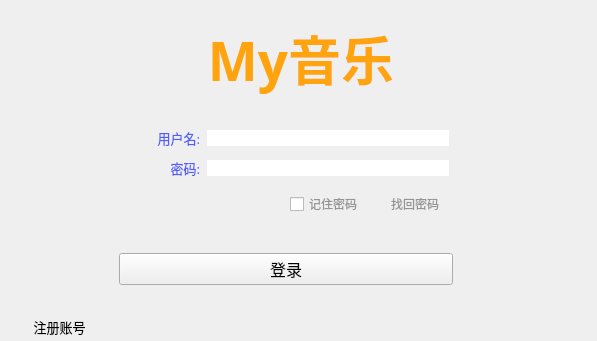
<?xml version="1.0" encoding="UTF-8"?>
<ui version="4.0">
 <class>Login</class>
 <widget class="QWidget" name="Login">
  <property name="geometry">
   <rect>
    <x>0</x>
    <y>0</y>
    <width>597</width>
    <height>341</height>
   </rect>
  </property>
  <property name="windowTitle">
   <string>登录</string>
  </property>
  <property name="windowIcon">
   <iconset resource="../Pic/res.qrc">
    <normaloff>:/favicon.ico</normaloff>:/favicon.ico</iconset>
  </property>
  <property name="styleSheet">
   <string notr="true">#LoGinWindow{
background-color: qlineargradient(spread:pad, x1:0.487, y1:0.0113636, x2:0.483, y2:0.988636, stop:0 rgba(156, 206, 252, 255), stop:0.358209 rgba(159, 240, 253, 255), stop:0.681592 rgba(184, 246, 254, 255), stop:1 rgba(255, 255, 255, 255));
}</string>
  </property>
  <layout class="QHBoxLayout" name="horizontalLayout" stretch="2,7,1">
   <property name="spacing">
    <number>0</number>
   </property>
   <property name="leftMargin">
    <number>0</number>
   </property>
   <property name="topMargin">
    <number>0</number>
   </property>
   <property name="rightMargin">
    <number>0</number>
   </property>
   <property name="bottomMargin">
    <number>0</number>
   </property>
   <item>
    <widget class="QWidget" name="widget_3" native="true">
     <layout class="QVBoxLayout" name="verticalLayout_2">
      <property name="spacing">
       <number>0</number>
      </property>
      <property name="leftMargin">
       <number>0</number>
      </property>
      <property name="topMargin">
       <number>0</number>
      </property>
      <property name="rightMargin">
       <number>0</number>
      </property>
      <property name="bottomMargin">
       <number>0</number>
      </property>
      <item>
       <spacer name="verticalSpacer">
        <property name="orientation">
         <enum>Qt::Vertical</enum>
        </property>
        <property name="sizeHint" stdset="0">
         <size>
          <width>20</width>
          <height>306</height>
         </size>
        </property>
       </spacer>
      </item>
      <item>
       <widget class="QPushButton" name="registerBtn">
        <property name="font">
         <font>
          <family>微软雅黑</family>
          <pointsize>10</pointsize>
         </font>
        </property>
        <property name="styleSheet">
         <string notr="true">QPushButton {
	color: &quot;slategrey&quot;;
	background-color: &quot;transparent&quot;;
}
QPushButton:hover{color: #0ff;}</string>
        </property>
        <property name="text">
         <string>注册账号</string>
        </property>
        <property name="default">
         <bool>false</bool>
        </property>
        <property name="flat">
         <bool>true</bool>
        </property>
       </widget>
      </item>
     </layout>
    </widget>
   </item>
   <item>
    <widget class="QWidget" name="widget_2" native="true">
     <layout class="QVBoxLayout" name="verticalLayout" stretch="4,2,0,3,1">
      <property name="spacing">
       <number>10</number>
      </property>
      <property name="leftMargin">
       <number>0</number>
      </property>
      <property name="topMargin">
       <number>0</number>
      </property>
      <property name="rightMargin">
       <number>0</number>
      </property>
      <property name="bottomMargin">
       <number>0</number>
      </property>
      <item>
       <widget class="QWidget" name="widget_5" native="true">
        <layout class="QHBoxLayout" name="horizontalLayout_3" stretch="6,2">
         <property name="spacing">
          <number>0</number>
         </property>
         <property name="leftMargin">
          <number>0</number>
         </property>
         <property name="topMargin">
          <number>0</number>
         </property>
         <property name="rightMargin">
          <number>0</number>
         </property>
         <property name="bottomMargin">
          <number>0</number>
         </property>
         <item>
          <widget class="QLabel" name="label">
           <property name="font">
            <font>
             <family>方正舒体</family>
             <pointsize>40</pointsize>
             <weight>75</weight>
             <bold>true</bold>
            </font>
           </property>
           <property name="styleSheet">
            <string notr="true">color: rgb(255, 163, 14);
padding-left: 50px;</string>
           </property>
           <property name="text">
            <string>My音乐</string>
           </property>
           <property name="alignment">
            <set>Qt::AlignCenter</set>
           </property>
          </widget>
         </item>
         <item>
          <spacer name="horizontalSpacer_3">
           <property name="orientation">
            <enum>Qt::Horizontal</enum>
           </property>
           <property name="sizeHint" stdset="0">
            <size>
             <width>40</width>
             <height>20</height>
            </size>
           </property>
          </spacer>
         </item>
        </layout>
       </widget>
      </item>
      <item>
       <widget class="QWidget" name="widget" native="true">
        <layout class="QGridLayout" name="gridLayout" columnstretch="1,3,1" columnminimumwidth="1,3,1">
         <property name="leftMargin">
          <number>0</number>
         </property>
         <property name="topMargin">
          <number>0</number>
         </property>
         <property name="rightMargin">
          <number>0</number>
         </property>
         <property name="bottomMargin">
          <number>0</number>
         </property>
         <property name="spacing">
          <number>7</number>
         </property>
         <item row="0" column="1">
          <widget class="QLineEdit" name="userLinE">
           <property name="maxLength">
            <number>10</number>
           </property>
           <property name="frame">
            <bool>false</bool>
           </property>
          </widget>
         </item>
         <item row="0" column="0">
          <widget class="QLabel" name="label_2">
           <property name="font">
            <font>
             <family>微软雅黑</family>
             <pointsize>10</pointsize>
            </font>
           </property>
           <property name="styleSheet">
            <string notr="true">color: rgb(82, 93, 255);</string>
           </property>
           <property name="text">
            <string>用户名:</string>
           </property>
           <property name="alignment">
            <set>Qt::AlignRight|Qt::AlignTrailing|Qt::AlignVCenter</set>
           </property>
          </widget>
         </item>
         <item row="1" column="0">
          <widget class="QLabel" name="label_3">
           <property name="font">
            <font>
             <family>微软雅黑</family>
             <pointsize>10</pointsize>
            </font>
           </property>
           <property name="styleSheet">
            <string notr="true">color: rgb(82, 93, 255);</string>
           </property>
           <property name="text">
            <string>密码:</string>
           </property>
           <property name="alignment">
            <set>Qt::AlignRight|Qt::AlignTrailing|Qt::AlignVCenter</set>
           </property>
          </widget>
         </item>
         <item row="1" column="1">
          <widget class="QLineEdit" name="pwdLinE">
           <property name="maxLength">
            <number>9</number>
           </property>
           <property name="frame">
            <bool>false</bool>
           </property>
           <property name="echoMode">
            <enum>QLineEdit::Password</enum>
           </property>
          </widget>
         </item>
         <item row="0" column="2">
          <widget class="QLabel" name="userHint">
           <property name="font">
            <font>
             <family>微软雅黑</family>
             <pointsize>9</pointsize>
            </font>
           </property>
           <property name="styleSheet">
            <string notr="true">color: red;</string>
           </property>
           <property name="text">
            <string/>
           </property>
          </widget>
         </item>
         <item row="1" column="2">
          <widget class="QLabel" name="pwdHint">
           <property name="font">
            <font>
             <family>微软雅黑</family>
             <pointsize>9</pointsize>
            </font>
           </property>
           <property name="styleSheet">
            <string notr="true">color: red;</string>
           </property>
           <property name="text">
            <string/>
           </property>
          </widget>
         </item>
        </layout>
       </widget>
      </item>
      <item>
       <widget class="QWidget" name="widget_6" native="true">
        <layout class="QHBoxLayout" name="horizontalLayout_4" stretch="2,0,0,1">
         <property name="spacing">
          <number>25</number>
         </property>
         <property name="leftMargin">
          <number>0</number>
         </property>
         <property name="topMargin">
          <number>0</number>
         </property>
         <property name="rightMargin">
          <number>0</number>
         </property>
         <property name="bottomMargin">
          <number>0</number>
         </property>
         <item>
          <spacer name="horizontalSpacer_4">
           <property name="orientation">
            <enum>Qt::Horizontal</enum>
           </property>
           <property name="sizeHint" stdset="0">
            <size>
             <width>40</width>
             <height>20</height>
            </size>
           </property>
          </spacer>
         </item>
         <item>
          <widget class="QCheckBox" name="remePwdCBox">
           <property name="styleSheet">
            <string notr="true">QCheckBox {
	color: rgb(148,148,148);
}
QCheckBox:hover { color: &quot;#aaa&quot;; }</string>
           </property>
           <property name="text">
            <string>记住密码</string>
           </property>
          </widget>
         </item>
         <item>
          <widget class="QLabel" name="findPwdLab">
           <property name="styleSheet">
            <string notr="true">QLabel {
	color: rgb(148,148,148);
	margin-right: 10px;
}
QLabel:hover { color: &quot;#aaa&quot;; }</string>
           </property>
           <property name="text">
            <string>找回密码</string>
           </property>
          </widget>
         </item>
         <item>
          <spacer name="horizontalSpacer_5">
           <property name="orientation">
            <enum>Qt::Horizontal</enum>
           </property>
           <property name="sizeHint" stdset="0">
            <size>
             <width>40</width>
             <height>20</height>
            </size>
           </property>
          </spacer>
         </item>
        </layout>
       </widget>
      </item>
      <item>
       <widget class="QWidget" name="widget_4" native="true">
        <layout class="QHBoxLayout" name="horizontalLayout_2" stretch="8,2">
         <property name="spacing">
          <number>0</number>
         </property>
         <property name="leftMargin">
          <number>0</number>
         </property>
         <property name="topMargin">
          <number>0</number>
         </property>
         <property name="rightMargin">
          <number>0</number>
         </property>
         <property name="bottomMargin">
          <number>0</number>
         </property>
         <item>
          <widget class="QPushButton" name="loginBtn">
           <property name="font">
            <font>
             <family>微软雅黑</family>
             <pointsize>12</pointsize>
            </font>
           </property>
           <property name="styleSheet">
            <string notr="true">background: &quot;skyblue&quot;;
color: &quot;white&quot;;</string>
           </property>
           <property name="text">
            <string>登录</string>
           </property>
           <property name="checkable">
            <bool>false</bool>
           </property>
          </widget>
         </item>
         <item>
          <spacer name="horizontalSpacer_2">
           <property name="orientation">
            <enum>Qt::Horizontal</enum>
           </property>
           <property name="sizeHint" stdset="0">
            <size>
             <width>40</width>
             <height>20</height>
            </size>
           </property>
          </spacer>
         </item>
        </layout>
       </widget>
      </item>
      <item>
       <spacer name="verticalSpacer_2">
        <property name="orientation">
         <enum>Qt::Vertical</enum>
        </property>
        <property name="sizeHint" stdset="0">
         <size>
          <width>20</width>
          <height>40</height>
         </size>
        </property>
       </spacer>
      </item>
     </layout>
    </widget>
   </item>
   <item>
    <spacer name="horizontalSpacer">
     <property name="orientation">
      <enum>Qt::Horizontal</enum>
     </property>
     <property name="sizeHint" stdset="0">
      <size>
       <width>95</width>
       <height>20</height>
      </size>
     </property>
    </spacer>
   </item>
  </layout>
 </widget>
 <resources>
  <include location="../Pic/res.qrc"/>
 </resources>
 <connections/>
</ui>
